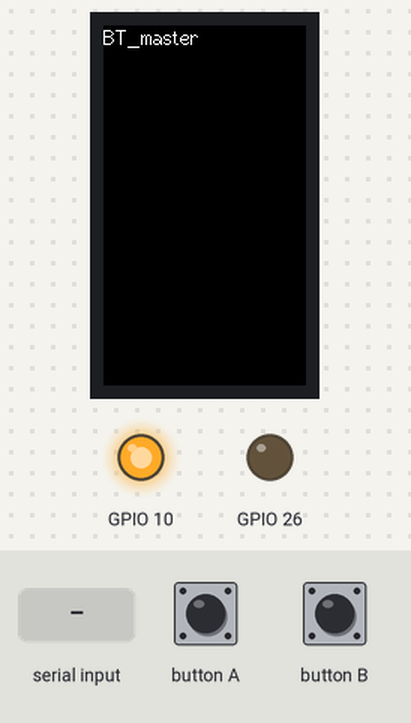
Bench run of a sketch on a simulated ESP32. Shown: 135×240 colour display, output pins drawn as LEDs (lit = HIGH). The test bench sets the inputs (shaded band). Nothing arrives over Bluetooth unless stated; what the sketch prints to the serial monitor is not drawn.

Above: at 2.3 s.
2.4 s: "A ON!\n" received over Serial
At 4.4 s:
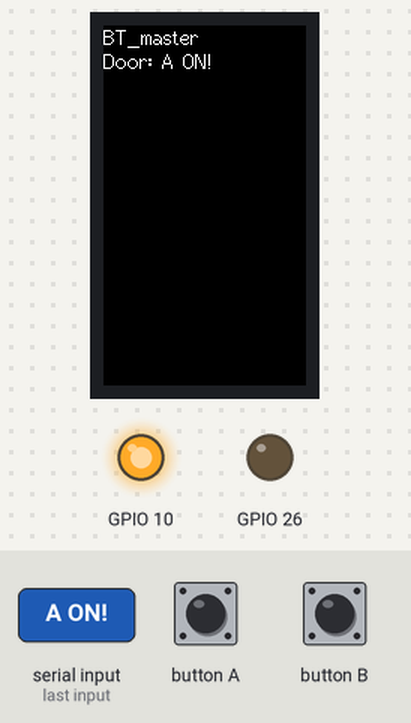
4.9 s: "B ON!\n" received over the second serial link
At 6.5 s:
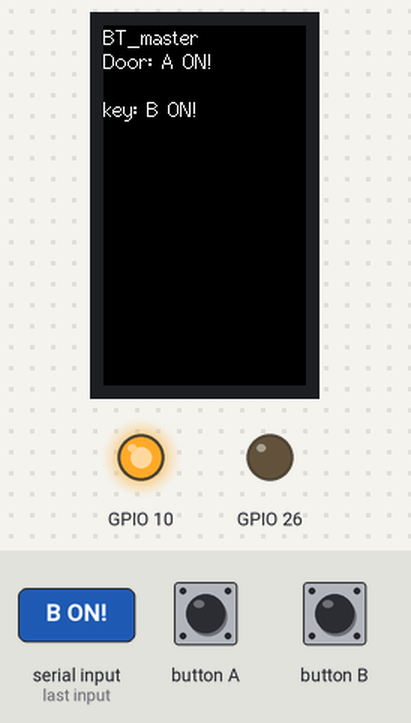
7.4 s: "1\n" received over Serial
At 9.6 s:
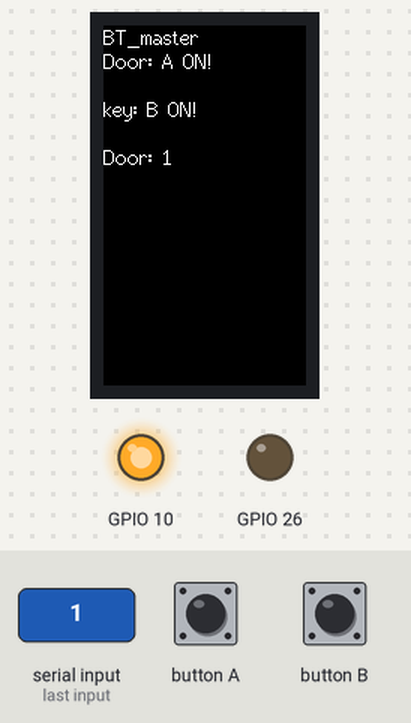
9.9 s: "0\n" received over the second serial link
At 11.7 s:
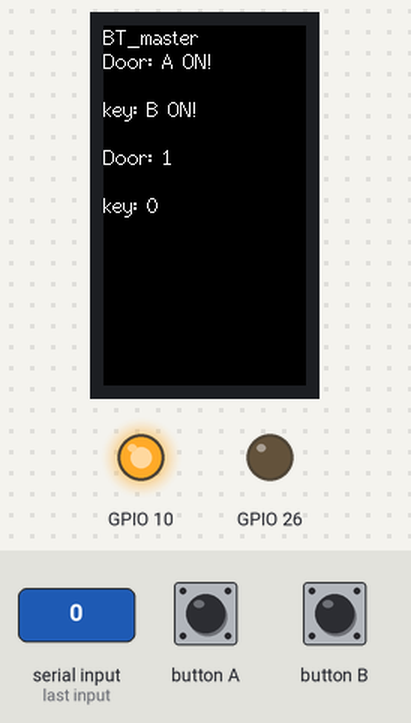
Timing chart, 0 to 13.2 s (numbered marks = the images above; inputs shaded):
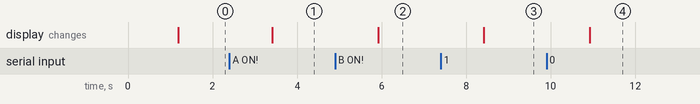

The sketch:

servo_BTH.ino
```cpp
// Bluetooth接続マスター側プログラム
#include <M5StickCPlus.h>
#include "BluetoothSerial.h"
BluetoothSerial SerialBT;

//servo
#define COUNT_LOW   1500
#define COUNT_HIGH  8500
#define TIMER_WIDTH 16
#include "esp32-hal-ledc.h"

// 変数宣言
String slave_name = "BT_Slave";   // スレーブ側の接続名
String master_name = "BT_master"; // マスターの接続名
// uint8_t address[6]  = {0x94, 0xB9, 0x7E, 0x8B, 0x4F, 0xAA};  // MACアドレスで接続の場合、スレーブ側のMACアドレスを設定
bool connected = 0;       // 接続状態格納用
int connect_count = 3;    // 再接続実行回数
String data = "";         // 受信データ格納用
int btn_pw = 0;           // 電源ボタン状態取得用

// 再起動（リスタート）処理
void restart() {
  // 電源ボタン状態取得（1秒以下のONで「2」1秒以上で「1」すぐに「0」に戻る）
  btn_pw = M5.Axp.GetBtnPress();
  if (btn_pw == 2) {  // 電源ボタン短押し（1秒以下）なら
    ESP.restart();    // 再起動
  }
}
// // スレーブ側への送信のみの場合はデータ送信後に接続を切って消費電力を抑える（コメントアウトする、メイン処理のも）
// void disconnect() {
//   // 接続を切る（disconnect()は最大10秒かかる）
//   if (SerialBT.disconnect()) {
//     M5.Lcd.setTextColor(ORANGE, BLACK);
//     M5.Lcd.println("Disconnect");
//     Serial.println("Disconnect");
//   }
// }
// 初期設定 -----------------------------------------------
void setup() {
  M5.begin();             // 本体初期化
  Serial.begin(9600);     // シリアル通信初期化
  // 出力設定
  pinMode(10, OUTPUT);    //本体LED赤
  digitalWrite(10, HIGH); //本体LED初期値OFF（HIGH）
  // LCD表示設定
  M5.Lcd.setTextFont(2);

  // Bluetooth接続開始
  SerialBT.begin(master_name, true);  // マスターとして初期化。trueを書くとマスター、省略かfalseを指定でスレーブ
  M5.Lcd.print("BT Try!\n.");
  Serial.print("BT Try!\n.");
  // connect(address)は高速（最大10秒）、connect(slave_name)は低速（最大30秒）
  // slave_nameでの接続はMACアドレスを調べなくても良いが接続は遅い
  while (connected == 0) {    // connectedが0(未接続)なら接続実行を繰り返す
    if (connect_count != 0) { // 再接続実行回数カウントが0でなければ
      connected = SerialBT.connect(slave_name); // 接続実行（接続名で接続する場合）
      // connected = SerialBT.connect(address);   // 接続実行（MACアドレスで接続する場合）
      M5.Lcd.print(".");
      connect_count--;        // 再接続実行回数カウント -1
    } else {                  // 再接続実行回数カウントが0なら接続失敗
      M5.Lcd.setTextColor(RED, BLACK);
      M5.Lcd.print("\nFailed!");
      Serial.print("\nFailed!");
      while (1) {
        ESP.restart(); // 無限ループ(再起動待機)
      }
    }
  }
  // 接続確認
  M5.Lcd.setTextColor(WHITE, BLACK);
  if (connected) {                    // 接続成功なら
    M5.Lcd.setTextColor(CYAN, BLACK);
    M5.Lcd.println("\nConnected!");   // 「Connected!」表示
    Serial.println("\nConnected!");
    SerialBT.print("BT:Connected!\r");
  } else {                            // 接続失敗なら
    M5.Lcd.setTextColor(RED, BLACK);
    M5.Lcd.println("\nFailed!!");     // 「Failed!!」表示
    Serial.println("\nFailed!!");
    while (1) {
      ESP.restart(); // 無限ループ(再起動待機)
    }
  }
  delay(1000);                        // 接続結果確認画面表示時間
  // 電源ON時のシリアルデータが無くなるまで待つ
  while (Serial.available()) {
    data = Serial.read();
  }
  // LCD表示リセット
  M5.Lcd.fillScreen(BLACK);
  M5.Lcd.setCursor(0, 0);
  M5.Lcd.setTextColor(WHITE, BLACK);
  M5.Lcd.println(master_name);        // 接続名表示

  //sensor
  ledcSetup(1, 50, TIMER_WIDTH);
  ledcAttachPin(26, 1);
}
// メイン -------------------------------------------------
void loop() {
  M5.update();  // 本体ボタン状態更新
  // ボタン操作処理（スレーブ側へデータ送信）※送信のみでよければコメント部を有効にして省エネ
  if (M5.BtnA.wasPressed()) {     // ボタンAが押されていれば
    // SerialBT.connect();        // 再接続 connect(name)で名前解決されたアドレス、または、connect(address)のMACアドレスで再接続
    if (connected == 1) {
      SerialBT.print("A ON!\r");  // 「A ON!」送信（「CR」区切り文字）
      // disconnect();            // 省エネのため接続を遮断
    }
  }
  if (M5.BtnB.wasPressed()) {     // ボタンBが押されていれば
    // SerialBT.connect();           // 再接続 connect(name)で名前解決されたアドレス、または、connect(address)のMACアドレスで再接続
    if (connected == 1) {
      SerialBT.print("B ON!\r");  // 「B ON!」送信（「CR」区切り文字）
      // disconnect();               // 省エネのため接続を遮断
    }
  }
  // スレーブ側からの受信データをLCDに表示
  if (SerialBT.available()) {               // Bluetoothデータ受信で
    data = SerialBT.readStringUntil('\r');  // 区切り文字「CR」までデータ取得
    M5.Lcd.print("key: ");                   // 受信データ液晶表示
    M5.Lcd.println(data);                   // 液晶表示は改行あり
    Serial.print(data);                     // シリアル出力は改行なし
  }
  // シリアル入力データ（「CR」付きで入力）をスレーブ側へ送信
  if (Serial.available()) {               // シリアルデータ受信で
    data = Serial.readStringUntil('\r');  // 「CR」の手前までデータ取得
    M5.Lcd.print("Door: ");                 // シリアルデータ液晶表示
    M5.Lcd.println(data);                 // 液晶表示は改行あり
    Serial.print(data);                   // シリアル出力は改行なし
    // Bluetoothデータ送信
    SerialBT.print(data + "\r"); // 区切り文字「CR」をつけてスレーブ側へ送信
  }
  // LED点灯処理
  if (data == "A ON!") {      // 受信データが「A ON!」なら
    digitalWrite(10, LOW);  // 本体LED点灯
    SerialBT.print("Door:ROCK!\r");
    data = "";

    //servoCLOSE
    for (int i = COUNT_HIGH; i > COUNT_LOW; i = i - 100) {
      ledcWrite(1, i);
      delay(50);
    }

    //restart
    ESP.restart(); //mainがAボタンを押した時にリスタート
  }
  if (data == "B ON!") {      // 受信データが「B ON!」なら
    SerialBT.print("Door:OPEN!\r");
    digitalWrite(10, HIGH);   // 本体LED消灯
    data = "";

    //servoOPEN
    for (int i = COUNT_LOW; i < COUNT_HIGH; i = i + 100) {
      ledcWrite(1, i);
      delay(50);
    }
  }
  restart();
  delay(20);  // 20ms遅延時間
}
```

Measured:
- after the input at 2.4 s, the display: changes after 1.0 s (image 1)
- after the input at 4.9 s, the display: changes after 1.0 s (image 2)
- after the input at 7.4 s, the display: changes after 1.0 s (image 3)
- after the input at 9.9 s, the display: changes after 1.0 s (image 4)
